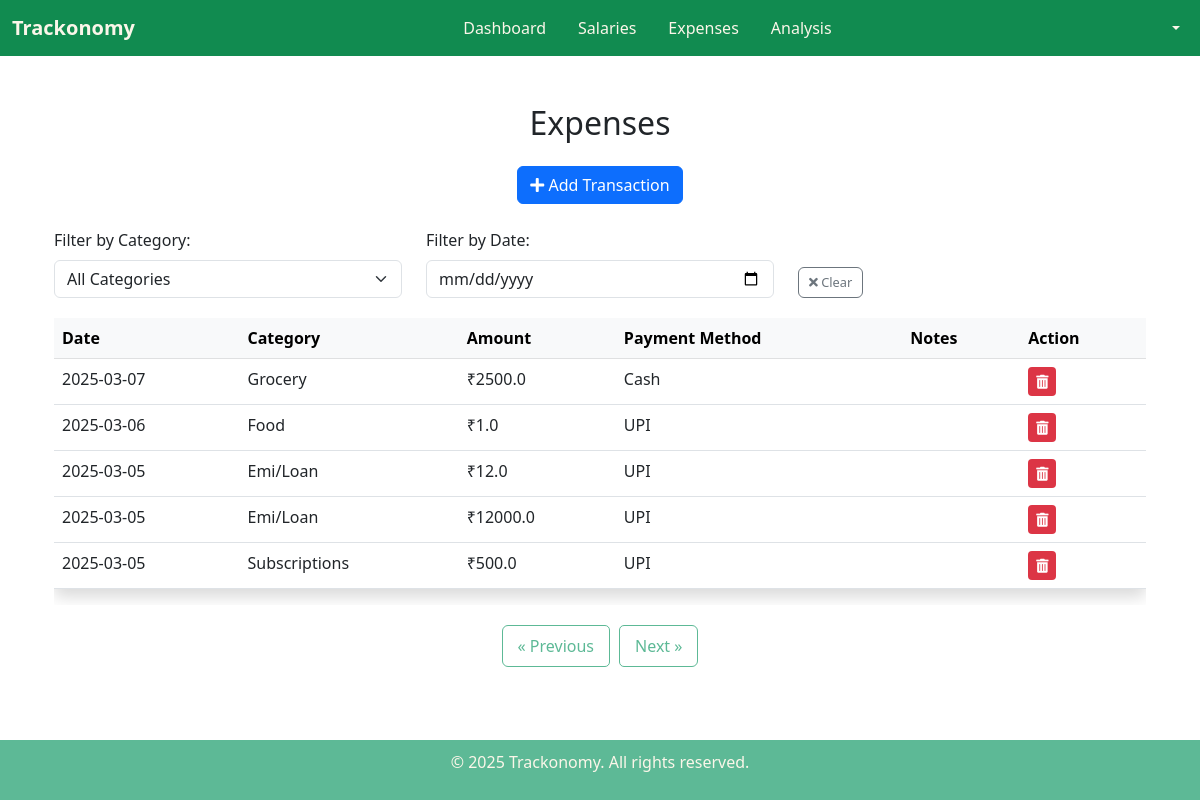
/expenses?page=3&category=&date= (signed in), run on an earlier commit of the app's database.
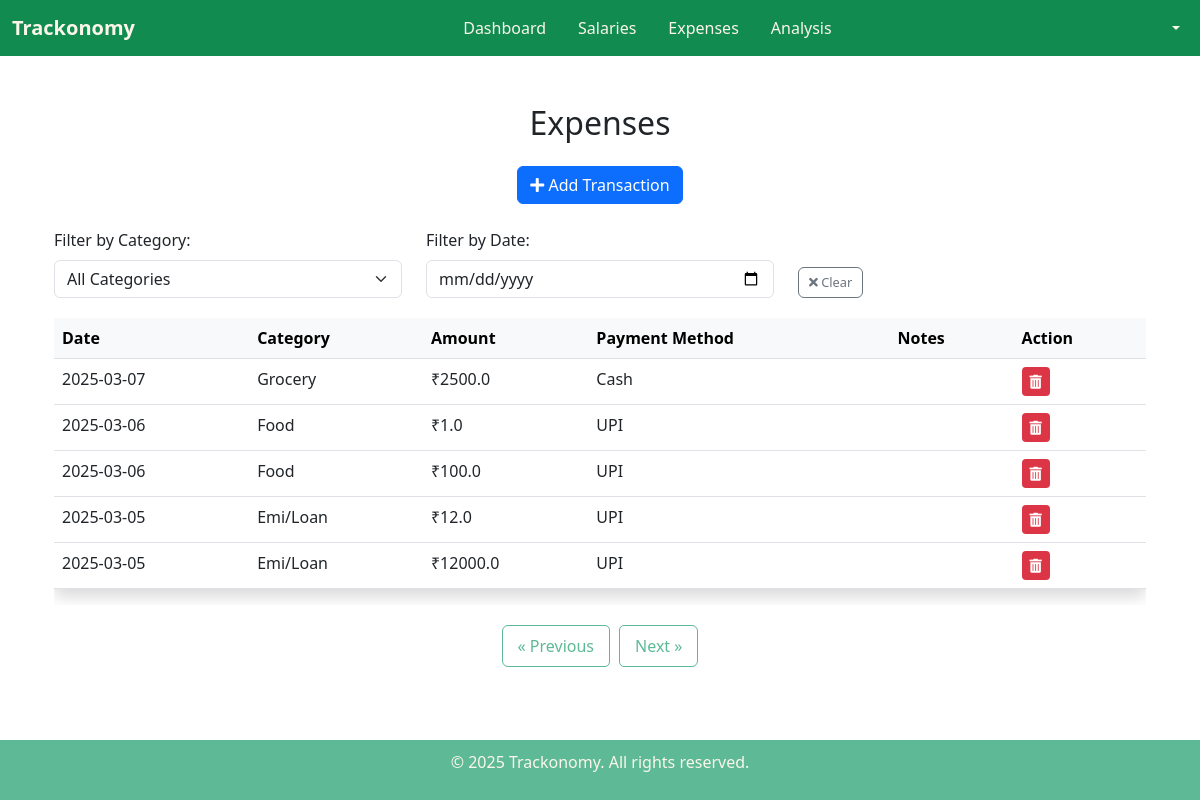
And on a later commit of the database.
### tables this page shows
CREATE TABLE expenses (
            id INTEGER PRIMARY KEY AUTOINCREMENT,
            user_id INTEGER NOT NULL,
            amount REAL NOT NULL,
            category TEXT NOT NULL,
            date TEXT NOT NULL,
            description TEXT,
            payment_method TEXT NOT NULL, recurring INTEGER DEFAULT 0, last_added DATE, salary_id INTEGER,
            FOREIGN KEY (user_id) REFERENCES users (id)
        );

### app.py (the view)
@app.route('/expenses')
def expenses():
    if 'username' not in session:
        return redirect(url_for('login'))
    user_id = session['user_id']
    page = request.args.get('page', 1, type=int)
    category = request.args.get('category', '', type=str)
    date = request.args.get('date', '', type=str)
    limit = 5  # Show 5 expenses per page
    offset = (page - 1) * limit
    conn = get_db_connection()
    cursor = conn.cursor()
    cursor.execute("SELECT DISTINCT category FROM expenses WHERE user_id = ?", (user_id,))
    categories = [row[0] for row in cursor.fetchall()]
    cursor.execute("SELECT id, amount, salary_type FROM salaries WHERE user_id = ?", (user_id,))
    salaries = cursor.fetchall()
    query_count = "SELECT COUNT(*) FROM expenses WHERE user_id = ?"
    params_count = [user_id]
    query = "SELECT * FROM expenses WHERE user_id = ?"
    params = [user_id]
    if category:
        query += " AND category = ?"
        params.append(category)
        query_count += " AND category = ?"
        params_count.append(category)
    if date:
        query += " AND date = ?"
        params.append(date)
        query_count += " AND date = ?"
        params_count.append(date)
    query += " ORDER BY date DESC LIMIT ? OFFSET ?"
    params.extend([limit, offset])
    cursor.execute(query_count, params_count)
    total_expenses = cursor.fetchone()[0]
    total_pages = (total_expenses + limit - 1) // limit  # Calculate total pages
    cursor.execute(query, params)
    expenses = cursor.fetchall()
    conn.close()
    return render_template(
        'expenses.html',
        expenses=expenses,
        page=page,
        total_pages=total_pages,
        selected_category=category,  # Changed from 'category' to 'selected_category'
        selected_date=date,         # Changed from 'date' to 'selected_date'
        salaries=salaries,
        categories=categories       # Added this line
    )

### app.py (called while the page is built)
def get_db_connection():
    conn = sqlite3.connect(DATABASE)
    conn.row_factory = sqlite3.Row  # Allows fetching results as dictionaries
    return conn

### templates/expenses.html (shortened to what this page needs)
{% extends 'base.html' %}
{% block content %}
<link rel="stylesheet" href="https://cdn.jsdelivr.net/npm/bootstrap@5.3.0/dist/css/bootstrap.min.css">
<link rel="stylesheet" href="https://cdnjs.cloudflare.com/ajax/libs/font-awesome/5.15.4/css/all.min.css">
<div class="container mt-4">
    <h2 class="text-center mb-4">Expenses</h2>
    <div class="text-center mb-4">
        <button class="btn btn-primary" onclick="openPopup()">
            <i class="fas fa-plus"></i> Add Transaction
        </button>
    </div>
<div class="row filter-row">
    <div class="col-md-4">
        <label for="categoryFilter" class="form-label">Filter by Category:</label>
        <select id="categoryFilter" class="form-select" onchange="applyFilters()">
            <option value="">All Categories</option>
        </select>
    </div>
    <div class="col-md-4">
        <label for="dateFilter" class="form-label">Filter by Date:</label>
        <input type="date" id="dateFilter" class="form-control" value="{{ selected_date }}" onchange="applyFilters()">
    </div>
    <div class="col-md-4 d-flex align-items-end">
        <button class="btn btn-outline-secondary clear-filters-btn" onclick="clearFilters()">
            <i class="fas fa-times"></i> Clear
        </button>
    </div>
</div>
    <div class="table-responsive">
        <table class="table table-hover shadow rounded">
            <thead class="table-light">
                <tr>
                    <th>Date</th>
                    <th>Category</th>
                    <th>Amount</th>
                    <th>Payment Method</th>
                    <th>Notes</th>
                    <th>Action</th>
                </tr>
            </thead>
            <tbody>
                {% if expenses %}
                    {% for expense in expenses %}
                        <tr>
                            <td>{{ expense.date }}</td>
                            <td>{{ expense.category }}</td>
                            <td>₹{{ expense.amount }}</td>
                            <td>{{ expense.payment_method }}</td>
                            <td>{{ expense.notes }}</td>
                            <td>
                                <form action="{{ url_for('delete_transaction', transaction_id=expense.id) }}" method="post">
                                    <button type="submit" class="btn btn-danger btn-sm">
                                        <i class="fas fa-trash-alt"></i>
                                    </button>
                                </form>
                            </td>
                        </tr>
                    {% endfor %}
                {% else %}
                    <tr>
                        <td colspan="6" class="text-center">No expenses found{% if selected_category or selected_date %} matching your filters{% endif %}.</td>
                    </tr>
                {% endif %}
            </tbody>
        </table>
    </div>
    {% if expenses %}
    <nav>
        <ul class="pagination">
            {% if page > 1 %}
                <li class="page-item">
                    <a class="page-link" href="{{ url_for('expenses', page=page-1, category=selected_category, date=selected_date) }}">
                        &laquo; Previous
                    </a>
                </li>
            {% endif %}
            {% if page < total_pages %}
                <li class="page-item">
                    <a class="page-link" href="{{ url_for('expenses', page=page+1, category=selected_category, date=selected_date) }}">
                        Next &raquo;
                    </a>
                </li>
            {% endif %}
        </ul>
    </nav>
    {% endif %}
</div>
{% endblock %}

### templates/base.html (shortened to what this page needs)
<!DOCTYPE html>
<html lang="en">
<head>
    <link href="https://cdn.jsdelivr.net/npm/bootstrap@5.3.0-alpha1/dist/css/bootstrap.min.css" rel="stylesheet">
    <link rel="stylesheet" href="https://cdnjs.cloudflare.com/ajax/libs/font-awesome/6.5.1/css/all.min.css">
</head>
<body class="{% block body_class %}{% endblock %}">
    <nav class="navbar navbar-expand-lg">
        <div class="container-fluid">
            <a class="navbar-brand" href="#">Trackonomy</a>
            <div class="collapse navbar-collapse justify-content-center" id="navbarNav">
                <ul class="navbar-nav mb-2 mb-lg-0">
                    <li class="nav-item me-lg-3">
                        <a class="nav-link" href="{{ url_for('index') }}">Dashboard</a>
                    </li>
                    <li class="nav-item me-lg-3">
                        <a class="nav-link" href="{{ url_for('salaries') }}">Salaries</a>
                    </li>
                    <li class="nav-item me-lg-3">
                        <a class="nav-link" href="{{ url_for('expenses') }}">Expenses</a>
                    </li>
                    <li class="nav-item me-lg-3">
                        <a class="nav-link" href="{{ url_for('analysis') }}">Analysis</a>
                    </li>
                </ul>
            </div>
            <div class="navbar-nav ms-auto">
                <div class="nav-item dropdown">
                    <a class="nav-link dropdown-toggle" href="#" id="navbarDropdown" role="button" data-bs-toggle="dropdown">
                    </a>
                </div>
            </div>
        </div>
    </nav>
    <div class="container mt-4">
        {% block content %}
        {% endblock %}
    </div>
    <footer class="footer">
        <div class="container">
            <p>&copy; 2025 Trackonomy. All rights reserved.</p>
        </div>
    </footer>
</body>
</html>

### templates/base.html (style rules this page uses)
body { color: #333; font-family: 'Poppins', sans-serif; min-height: 100vh; display: flex; flex-direction: column; }
.navbar { background-color: #118B50; }
.navbar-brand { font-weight: bold; color: #FBF6E9 !important; }
.nav-link { color: #FBF6E9 !important; }
.footer { background-color: #5DB996; color: #FBF6E9; padding: 10px 0; text-align: center; width: 100%; margin-top: auto; }

### templates/expenses.html (style rules this page uses)
.btn-danger { background-color: #dc3545; border: none; }
.pagination { display: flex; list-style: none; padding: 0; justify-content: center; }
.page-item { margin: 0 5px; }
.page-link { padding: 8px 15px; text-decoration: none; border-radius: 5px; border: 1px solid #5DB996; color: #5DB996; transition: all 0.3s ease; }
.clear-filters-btn { padding: 5px 10px; font-size: 0.8rem; }
.filter-row { margin-bottom: 20px; }
.table-responsive { margin-bottom: 20px; }

What changed in the data, as far as the page shows it:
no longer on this page (row unchanged): expenses: date "2025-03-05", category "Subscriptions", amount "500.0", payment_method "UPI"
added expenses: date "2025-03-06", category "Food", amount "100.0", payment_method "UPI"
